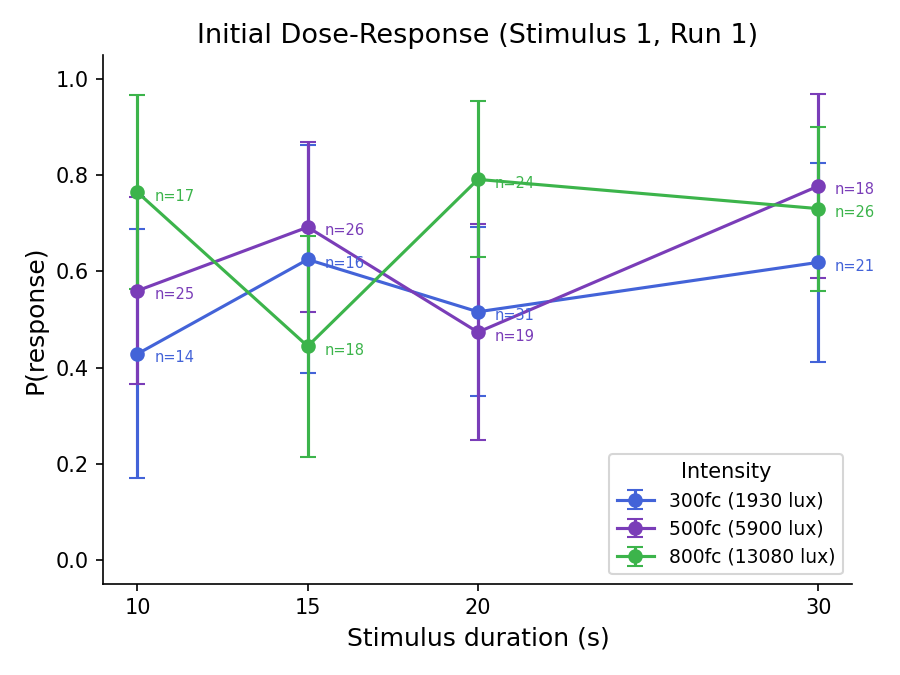

Python code for this plot:
import csv
import numpy as np
import matplotlib.pyplot as plt

DATA_PATH = "../data/light_variation0814.csv"

with open(DATA_PATH) as fh:
    rows = list(csv.DictReader(fh))

initial = [r for r in rows if r['stimulus'] == '1' and r['run'] == '1' and r['response'] != 'NaN']

intensities = ['300fc', '500fc', '800fc']
durations = [10, 15, 20, 30]
intensity_lux = {'300fc': 1930, '500fc': 5900, '800fc': 13080}
colors = {'300fc': '#4363d8', '500fc': '#7A3DB8', '800fc': '#3cb44b'}

fig, ax = plt.subplots(figsize=(6, 4.5))

for intensity in intensities:
    rates = []
    cis = []
    ns = []
    for dur in durations:
        cond = f"{intensity} {dur}s"
        subset = [r for r in initial if r['condition'] == cond]
        n = len(subset)
        k = sum(float(r['response']) for r in subset)
        p = k / n if n > 0 else 0
        se = np.sqrt(p * (1 - p) / n) if n > 0 else 0
        rates.append(p)
        cis.append(1.96 * se)
        ns.append(n)

    ax.errorbar(durations, rates, yerr=cis, marker='o', capsize=4,
                label=f'{intensity} ({intensity_lux[intensity]} lux)',
                color=colors[intensity], linewidth=1.5, markersize=6)

    for d, r, n in zip(durations, rates, ns):
        ax.annotate(f'n={n}', (d, r), textcoords="offset points",
                    xytext=(8, -4), fontsize=7, color=colors[intensity])

ax.set_xlabel('Stimulus duration (s)', fontsize=12)
ax.set_ylabel('P(response)', fontsize=12)
ax.set_title('Initial Dose-Response (Stimulus 1, Run 1)', fontsize=13)
ax.set_ylim(-0.05, 1.05)
ax.set_xticks(durations)
ax.legend(title='Intensity', fontsize=9, title_fontsize=10)
ax.spines['top'].set_visible(False)
ax.spines['right'].set_visible(False)

plt.tight_layout()
plt.savefig('initial_dose_response.png', dpi=150)
plt.savefig('initial_dose_response.pdf')
print("Saved to scratch/initial_dose_response.png and .pdf")
